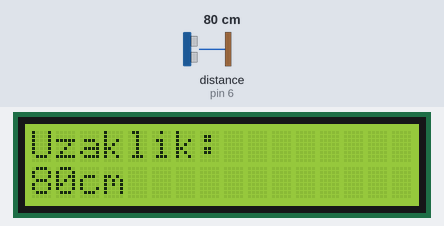
Bench run of a sketch on a simulated Arduino Uno, built with avr-gcc and run on an emulated ATmega328P. Shown: 16×2 character LCD. Wiring (inferred from the names in the program): ultrasonic range finder: trigger pin 7; echo pin 6. The inputs (shaded band) are chosen by the test bench; at power-on: distance to the obstacle (sensor on pin 6) 80 cm. The echo pulse lasts 58.3 µs per cm.

Above: at 1.2 s.
1.3 s: distance to the obstacle (sensor on pin 6) set to 2 cm
At 1.8 s:
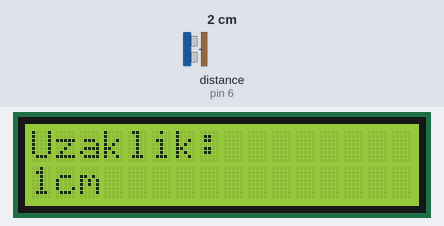
4.3 s: distance to the obstacle (sensor on pin 6) set to 4 cm
At 5.7 s:
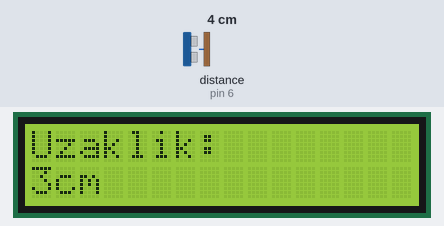
7.3 s: distance to the obstacle (sensor on pin 6) set to 9 cm
At 8.4 s:
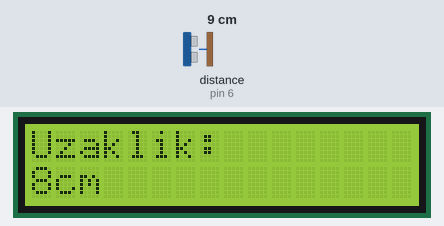
10.3 s: distance to the obstacle (sensor on pin 6) set to 18 cm
At 11.3 s:
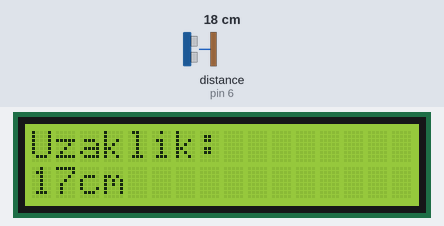
13.3 s: distance to the obstacle (sensor on pin 6) set to 2 cm
At 13.8 s:
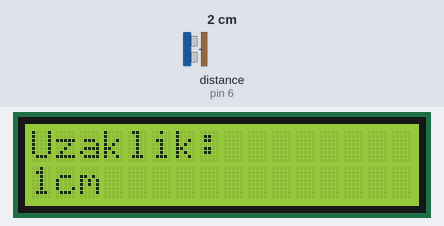
16.3 s: distance to the obstacle (sensor on pin 6) set to 18 cm
At 16.7 s:
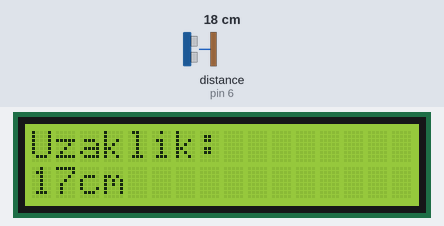
Timing chart, 0 to 19.3 s (numbered marks = the images above; inputs shaded):
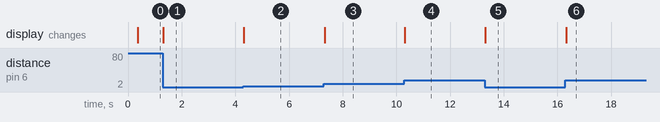

The sketch:

Elektronik_Metre.ino
```cpp
#include <LiquidCrystal.h>                              //LCD kütüphanemizi başlatıyoruz.

int trigPin = 7;                                        //Ultrasonik sensör trig pini değişkeni
int echoPin = 6;                                        //Ultrasonik sensör echo pini değişkeni
int sure;                                               //Ses dalgasının gidip gelme süresi değişkeni
int uzaklik;                                            //Ölçülen uzaklık değeri değişkeni
int rs = 12, en = 11, d4 = 5, d5 = 4, d6 = 3, d7 = 2;   //LCD'nin pin değişkenlerini tanımlıyoruz.

LiquidCrystal lcd(rs, en, d4, d5, d6, d7);              //LCD'nin pin bağlantılarını ayarlıyoruz.

void setup() {
  pinMode(trigPin, OUTPUT);                             //trig pinini OUTPUT olarak ayarlıyoruz.
  pinMode(echoPin, INPUT);                              //echo pinini INPUT olarak ayarlıyoruz.
  lcd.begin(16, 2);                                     //LCD ekranımızın en-boy oranını ayarlıyoruz.
}

void loop() {
  digitalWrite(trigPin, LOW);                           //Ultrasonik sensör ile ölçüm sekansını başlatıyoruz.
  delayMicroseconds(5);
  digitalWrite(trigPin, HIGH);
  delayMicroseconds(10);
  digitalWrite(trigPin, LOW);
  sure = pulseIn(echoPin, HIGH, 11600);                 //Ses dalgasının gidip gelme süresini ölçüyoruz.
  uzaklik = sure * 0.0345 / 2;                          //Ölçülen süre ile uzaklık hesabı yapıyoruz.
  lcd.clear();                                          //LCD'deki eski yazılar temizlenir.
  lcd.setCursor(0, 0);                                  //LCD'nin 1. satır 1. sütunundan yazmaya başlıyoruz.
  lcd.print("Uzaklik:");
  lcd.setCursor(0, 1);                                  //LCD'nin 2. satır 1. sütunundan yazmaya başlıyoruz.
  lcd.print(uzaklik);                                   //Uzaklık değerini LCD'ye yazdırıyoruz.
  lcd.print("cm");
}
```

Measured:
- after the input at 1.3 s, the display: changes at once (image 1)
- after the input at 4.3 s, the display: changes at once (image 2)
- after the input at 7.3 s, the display: changes at once (image 3)
- after the input at 10.3 s, the display: changes at once (image 4)
- after the input at 13.3 s, the display: changes at once (image 5)
- after the input at 16.3 s, the display: changes at once (image 6)
